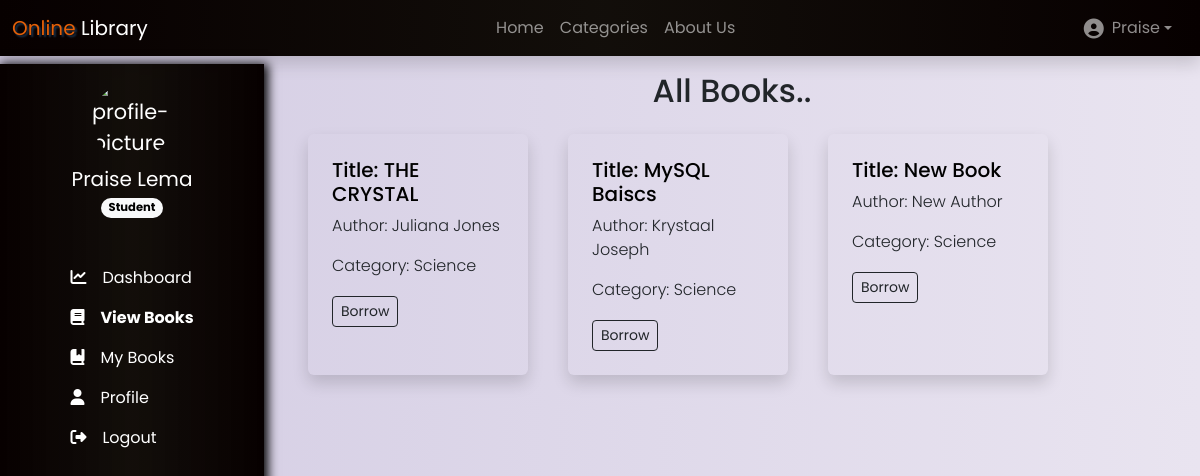
The app's page /allbooks.php (signed in) with its own data.
### tables this page shows
CREATE TABLE `books` (
  `id` int(11) NOT NULL,
  `title` varchar(100) DEFAULT NULL,
  `author` varchar(100) DEFAULT NULL,
  `isbn` varchar(50) DEFAULT NULL,
  `category` varchar(100) DEFAULT NULL,
  `cover_img` varchar(500) DEFAULT NULL,
  `book_file` varchar(500) DEFAULT NULL,
  `created_at` datetime(6) DEFAULT current_timestamp(6)
);

### allbooks.php (the view, shortened to what this page needs)
<?php
include_once __DIR__.'/partials/header.php';
include_once __DIR__.'/partials/sidebar.php';
?>
<div class="container main-bar p-3">
    <h2 class="text-center">All Books..</h2>
    <div class="container d-flex flex-wrap gap-2">
    <?php
        $sql = "SELECT * FROM books;";
        $result = mysqli_query($conn, $sql);
        if(mysqli_num_rows($result) > 0) :
            while($book = mysqli_fetch_assoc($result)) :
    ?>
    <div class="card w-25 m-3 shadow border-0 bg-transparent">
        <div class="card-body p-4">
            <h5 class="card-title text-black">Title: <?php echo $book['title']; ?></h5>
            <p class="card-text fs-6 fw-light">Author: <?php echo $book['author']; ?></p>
            <p class="card-text fs-6 fw-light">Category: <?php echo $book['category']; ?></p>
            <?php if($_SESSION['user_type'] == "Admin"): ?>
            <a href="#" class="btn btn-sm btn-outline-dark">Edit</a>
            <a href="#" class="btn btn-sm btn-outline-danger">Delete</a>
            <?php else: ?>
            <a href="#" class="btn btn-sm btn-outline-dark">Borrow</a>
            <?php endif;?>
        </div>
    </div>
    <?php endwhile; endif; ?>
</div>
</div>
<?php include_once __DIR__.'/partials/footer.php'; ?>

### style.css (style rules this page uses)
* { margin: 0; padding: 0; box-sizing: border-box; }
body { font-size: 1.3rem; background: linear-gradient(to right, #d3cce3, #e9e4f0); font-family: 'Poppins', sans-serif; }
.main-bar { margin-left: 22%; width: 78%; height: auto; position: relative; top: 0; left: 0; }
.card { transition: all .23s; }

### records on screen
books: title "THE CRYSTAL", author "Juliana Jones", category "Science"
books: title "MySQL Baiscs", author "Krystaal Joseph", category "Science"
books: title "New Book", author "New Author", category "Science"

### other values on screen
$_SESSION["firstname"] "Praise"
$_SESSION['firstname'] "Praise"
$_SESSION['lastname'] "Lema"
$_SESSION['user_type'] "Student"
